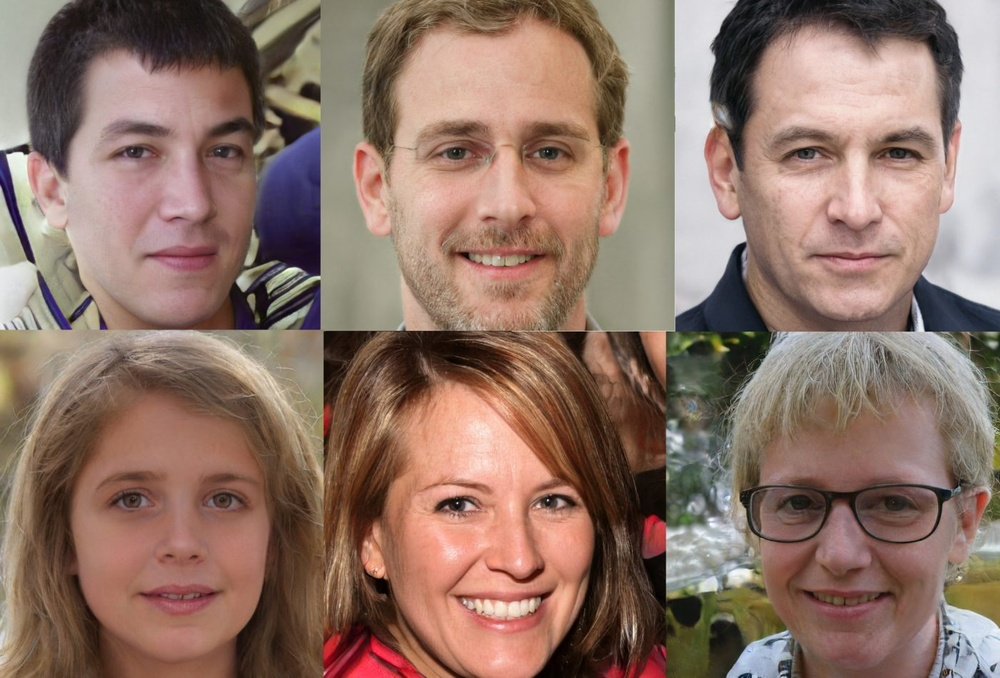
#> input picture face.jpg, 1000 x 678 px, shrunk from 1400 x 949 before the run
$ python t5_face_detection.py
#> lines starting #> are read from the running program, lines starting #| are printed output that depends on the picture; after the words box and inside, x2 and y2 are one past the last pixel; in counts of white or black regions, pixels touching at a corner belong together
import cv2

cascade = cv2.CascadeClassifier('haarcascade_frontalface_default.xml') #載入特徵分類器

img = cv2.imread('face.jpg') #讀取照片
#> img is the input picture: shape (678, 1000, 3); mean B, G, R 103.4, 115.9, 142.9

grey = cv2.cvtColor(img, cv2.COLOR_BGR2GRAY) #色彩轉灰階
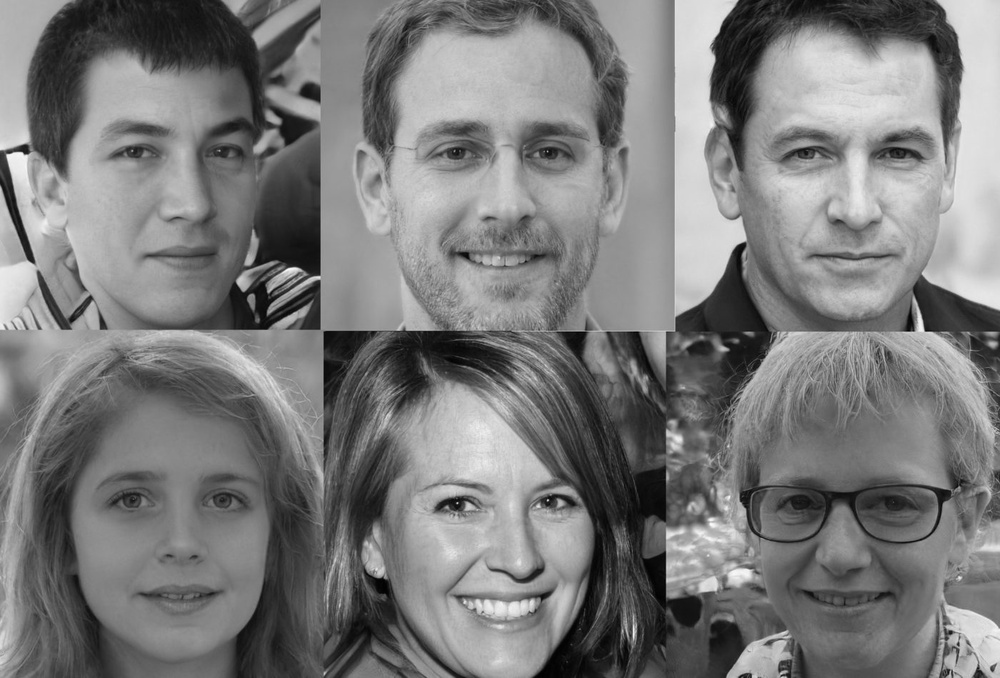
#> grey: shape (678, 1000); min 0, max 251, mean 122.6
faceRects = cascade.detectMultiScale(grey, scaleFactor = 1.3, minNeighbors = 5) #開始辨識
#> faceRects = [[50, 51, 253, 253], [367, 37, 288, 288], [725, 59, 250, 250], [59, 411, 237, 237], [376, 418, 232, 232], [714, 409, 255, 255]]
for faceRect in faceRects: #依序框起來
    x, y, w, h = faceRect
    cv2.rectangle(img, (x, y), (x + w, y + h), (255, 0, 0), 2)
#> this loop made 6 passes
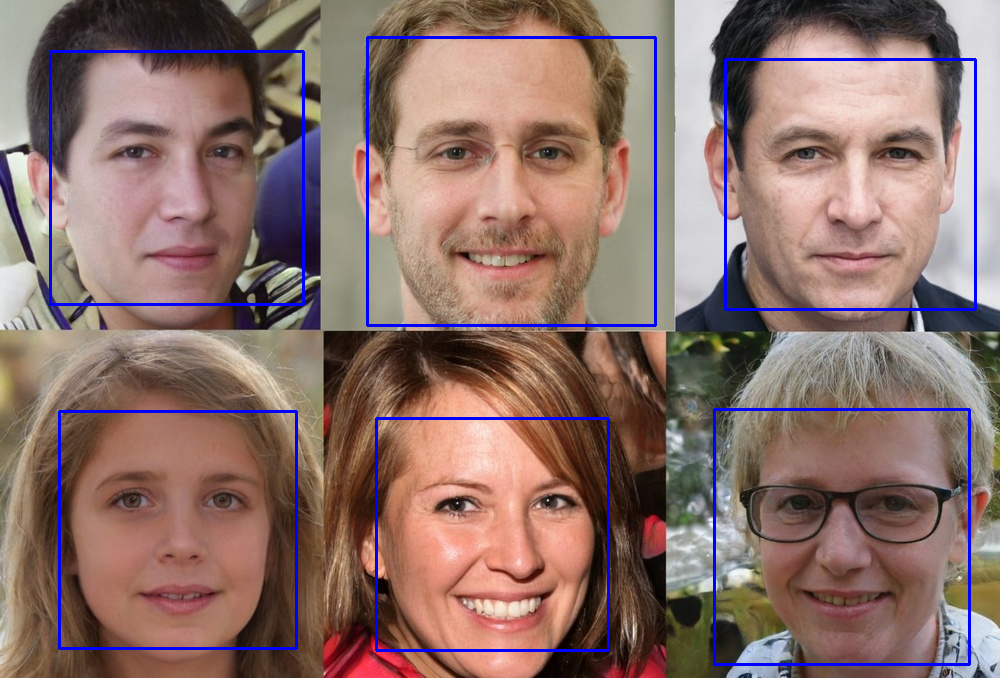
#> img: shape (678, 1000, 3); 2.68% of pixels changed, all inside (x1, y1, x2, y2) = (49, 36, 977, 666)

cv2.imshow('Haar', img) #顯示照片

cv2.waitKey(0)
cv2.destroyAllWindows()

$ run again, with dog.jpg copied over face.jpg
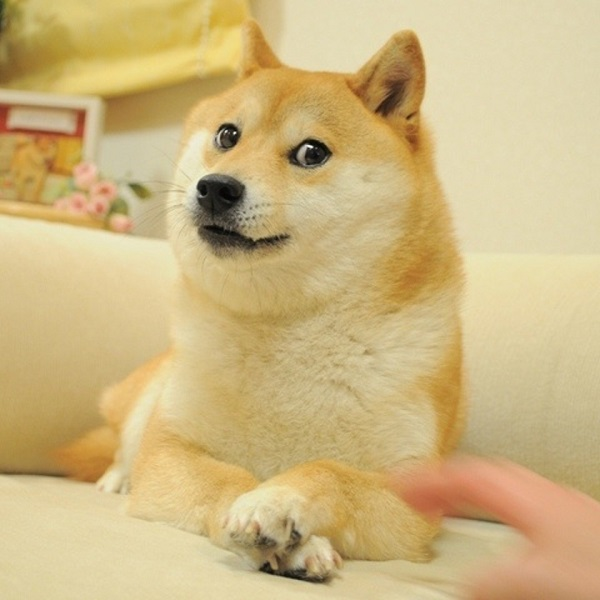
#> input picture dog.jpg, 600 x 600 px
#> img is the input picture: shape (600, 600, 3); mean B, G, R 129.3, 182.5, 205.7
#> `grey = cv2.cvtColor(img, cv2.COLOR_BGR2GRAY)`:
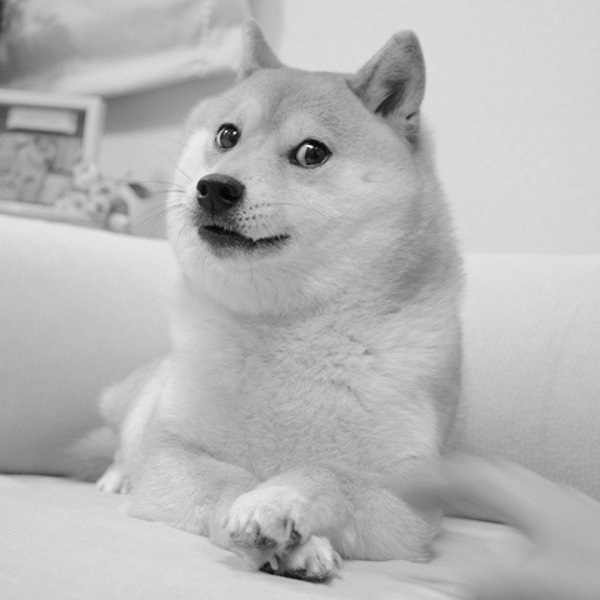
#> grey: shape (600, 600); min 3, max 254, mean 183.4
#> faceRects = ()

$ run again, with fruit.jpg copied over face.jpg
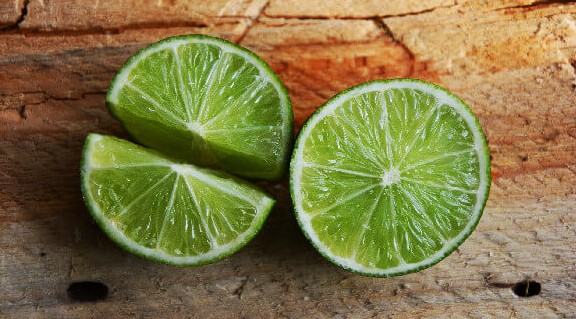
#> input picture fruit.jpg, 576 x 319 px
#> img is the input picture: shape (319, 576, 3); mean B, G, R 69.8, 118.9, 130.3
#> `grey = cv2.cvtColor(img, cv2.COLOR_BGR2GRAY)`:
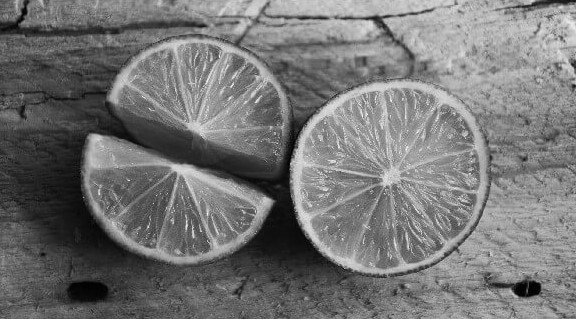
#> grey: shape (319, 576); min 0, max 248, mean 116.7
#> faceRects = ()
